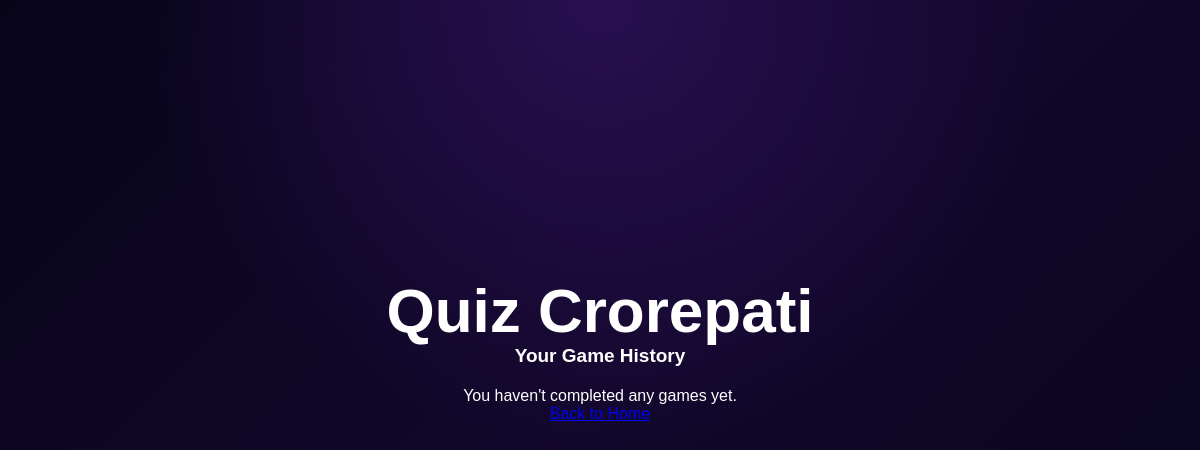
The page /game-history (signed in) on the database as committed earlier.
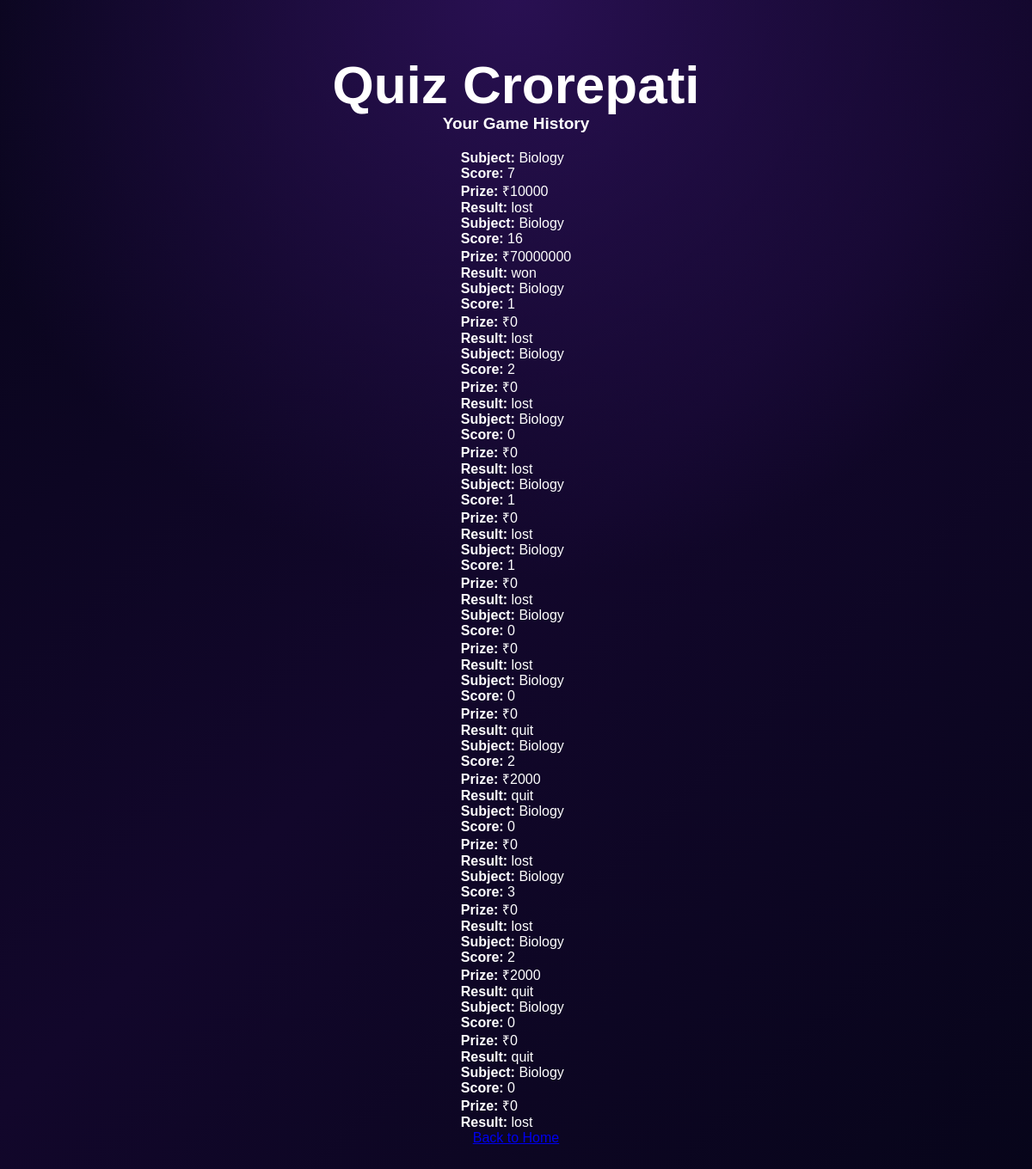
The same page on the database as committed later.
### tables this page shows
CREATE TABLE game_history (
                id INTEGER PRIMARY KEY AUTOINCREMENT,
                user_id INTEGER NOT NULL,
                subject TEXT NOT NULL,
                score INTEGER NOT NULL,
                winnings INTEGER NOT NULL,
                result TEXT NOT NULL,
                played_at TEXT NOT NULL DEFAULT CURRENT_TIMESTAMP,
                FOREIGN KEY (user_id) REFERENCES users(id)
            );

### app.py (the view)
@app.route("/game-history")
@login_required
def game_history():
    with get_db_connection() as connection:
        history = connection.execute("""
            SELECT subject, score, winnings, result, played_at
            FROM game_history
            WHERE user_id = ?
            ORDER BY id DESC
            LIMIT 50
        """, (session["user_id"],)).fetchall()
    return render_template("history.html", history=history)

### app.py (called while the page is built)
def get_db_connection():
    connection = sqlite3.connect(DATABASE)
    connection.row_factory = sqlite3.Row
    return connection

def login_required(view_function):
    @wraps(view_function)
    def wrapped(*args, **kwargs):
        if "user_id" not in session:
            flash("Please sign in or create an account before playing.", "info")
            return redirect(url_for("login"))
        return view_function(*args, **kwargs)
    return wrapped

### templates/history.html (shortened to what this page needs)
<!DOCTYPE html>
<html lang="en">
<head>
    <link rel="stylesheet" href="{{ url_for('static', filename='style.css') }}">
</head>
<body>
    <main class="container">
        <h1>Quiz Crorepati</h1>
        <h2>Your Game History</h2>
        {% if history %}
            <div class="history-list">
                {% for game in history %}
                    <div class="history-item">
                        <p><strong>Subject:</strong> {{ game['subject'] }}</p>
                        <p><strong>Score:</strong> {{ game['score'] }}</p>
                        <p><strong>Prize:</strong> ₹{{ game['winnings'] }}</p>
                        <p><strong>Result:</strong> {{ game['result'] }}</p>
                    </div>
                {% endfor %}
            </div>
        {% else %}
            <p>You haven't completed any games yet.</p>
        {% endif %}
        <a href="{{ url_for('home') }}">Back to Home</a>
    </main>
</body>
</html>

### static/style.css (style rules this page uses)
* { margin: 0; padding: 0; box-sizing: border-box; }
body { min-height: 100vh; font-family: Arial, sans-serif; color: #ffffff; background: radial-gradient(circle at top, #291052, transparent 45%), linear-gradient(135deg, #08051b, #12072b, #07051a); }
.container { width: 100%; min-height: 85vh; padding: 45px 20px; display: flex; flex-direction: column; align-items: center; justify-content: center; }
h1 { margin-top: 20px; font-size: clamp(38px, 6vw, 62px); line-height: 1.1; }
h2 { margin-bottom: 20px; font-size: 19px; }

Rows that differ between the two databases and show on the page:
added game_history: subject "Biology", score "7", winnings "10000", result "lost"
added game_history: subject "Biology", score "16", winnings "70000000", result "won"
added game_history: subject "Biology", score "1", winnings "0", result "lost"
added game_history: subject "Biology", score "2", winnings "0", result "lost"
added game_history: subject "Biology", score "0", winnings "0", result "lost"
added game_history: subject "Biology", score "1", winnings "0", result "lost"
added game_history: subject "Biology", score "1", winnings "0", result "lost"
added game_history: subject "Biology", score "0", winnings "0", result "lost"
added game_history: subject "Biology", score "0", winnings "0", result "quit"
added game_history: subject "Biology", score "2", winnings "2000", result "quit"
added game_history: subject "Biology", score "0", winnings "0", result "lost"
added game_history: subject "Biology", score "3", winnings "0", result "lost"
added game_history: subject "Biology", score "2", winnings "2000", result "quit"
added game_history: subject "Biology", score "0", winnings "0", result "quit"
added game_history: subject "Biology", score "0", winnings "0", result "lost"
Other text that changed with them:
text no longer shown: "You haven't completed any games yet."
